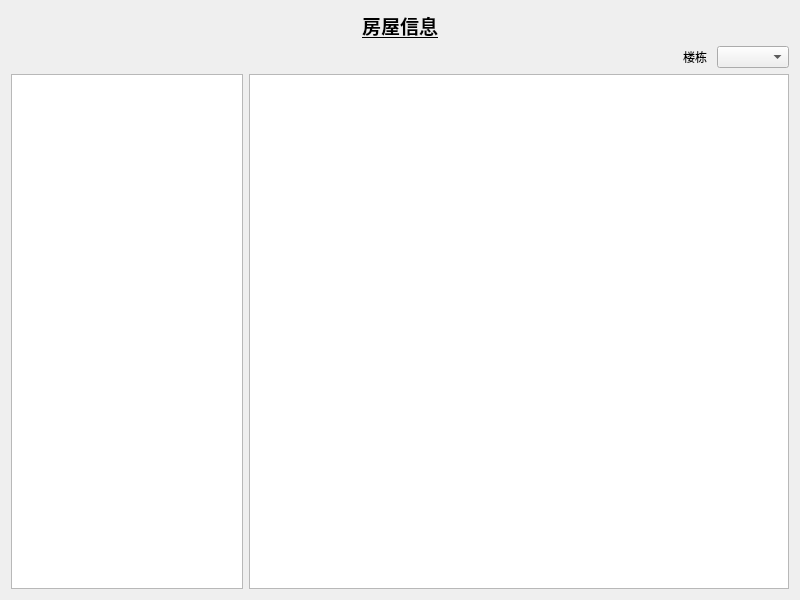
<?xml version="1.0" encoding="UTF-8"?>
<ui version="4.0">
 <class>AllRoomProprietor</class>
 <widget class="QWidget" name="AllRoomProprietor">
  <property name="geometry">
   <rect>
    <x>0</x>
    <y>0</y>
    <width>800</width>
    <height>600</height>
   </rect>
  </property>
  <property name="minimumSize">
   <size>
    <width>800</width>
    <height>600</height>
   </size>
  </property>
  <property name="windowTitle">
   <string>Form</string>
  </property>
  <layout class="QGridLayout" name="gridLayout">
   <item row="0" column="0">
    <layout class="QVBoxLayout" name="verticalLayout">
     <item>
      <widget class="QLabel" name="label">
       <property name="font">
        <font>
         <family>Calibri</family>
         <pointsize>14</pointsize>
         <weight>75</weight>
         <bold>true</bold>
         <underline>true</underline>
        </font>
       </property>
       <property name="layoutDirection">
        <enum>Qt::LeftToRight</enum>
       </property>
       <property name="text">
        <string>房屋信息</string>
       </property>
       <property name="alignment">
        <set>Qt::AlignCenter</set>
       </property>
      </widget>
     </item>
     <item>
      <layout class="QHBoxLayout" name="horizontalLayout_2">
       <property name="spacing">
        <number>10</number>
       </property>
       <item>
        <spacer name="horizontalSpacer">
         <property name="orientation">
          <enum>Qt::Horizontal</enum>
         </property>
         <property name="sizeHint" stdset="0">
          <size>
           <width>40</width>
           <height>20</height>
          </size>
         </property>
        </spacer>
       </item>
       <item>
        <widget class="QLabel" name="label_2">
         <property name="text">
          <string>楼栋</string>
         </property>
        </widget>
       </item>
       <item>
        <widget class="QComboBox" name="comboBox"/>
       </item>
      </layout>
     </item>
     <item>
      <layout class="QHBoxLayout" name="horizontalLayout" stretch="3,7">
       <item>
        <widget class="QTableView" name="buildingTableView"/>
       </item>
       <item>
        <widget class="QTableView" name="roomTableView"/>
       </item>
      </layout>
     </item>
    </layout>
   </item>
  </layout>
 </widget>
 <resources/>
 <connections/>
</ui>
